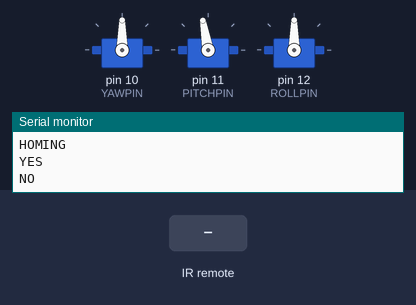
Bench run of a program on a simulated Arduino Nano, built with avr-gcc and run on an emulated ATmega328P. On the bench: 3 × servo, the last lines printed to the serial monitor. The test bench sets the inputs (shaded band). Random numbers use the default seed unless the program sets one.

Above: at 3.7 s.
3.8 s: infrared code 0x5A received
At 3.88 s:
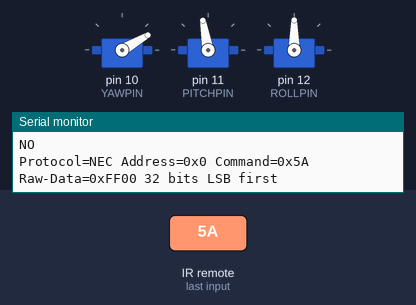
5.4 s: infrared code 0x1C received
At 5.49 s:
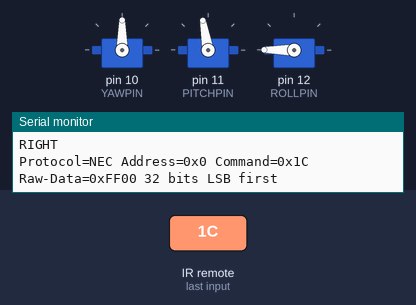
7.0 s: infrared code 0x8 received
At 7.08 s:
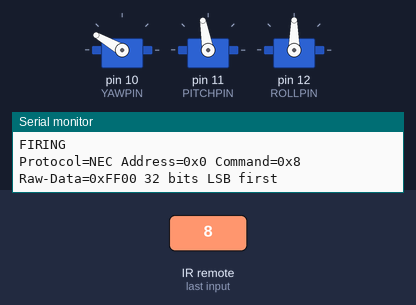
8.6 s: infrared code 0x18 received
At 9.8 s:
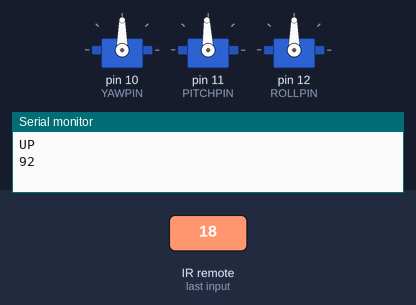
10.1 s: infrared code 0x8 received
At 10.19 s:
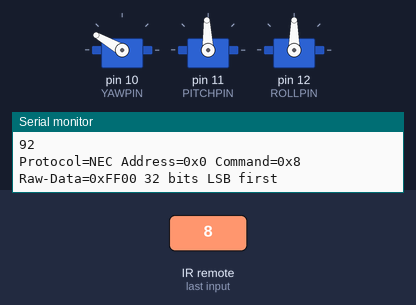
11.7 s: infrared code 0x5A received
At 12.9 s:
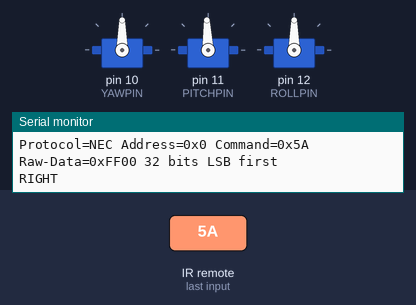
Timing chart, 0 to 14.3 s (numbered marks = the images above; inputs shaded):
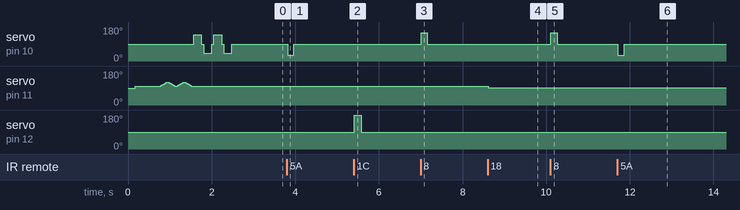

The program:

main.cpp
```cpp
// (licence header left out)
//////////////////////////////////////////////////
              //  LIBRARIES  //
//////////////////////////////////////////////////
#include <Arduino.h>
#include <Servo.h>
#include "PinDefinitionsAndMore.h" // Define macros for input and output pin etc.
#include <IRremote.hpp>


#define DECODE_NEC  //defines the type of IR transmission to decode based on the remote. See IRremote library for examples on how to decode other types of remote

/*
** if you want to add other remotes (as long as they're on the same protocol above):
** press the desired button and look for a hex code similar to those below (ex: 0x11)
** then add a new line to #define newCmdName 0x11,
** and add a case to the switch statement like case newCmdName:
** this will let you add new functions to buttons on other remotes!
** the best remotes to try are cheap LED remotes, some TV remotes, and some garage door openers
*/

//defines the specific command code for each button on the remote
#define left 0x8
#define right 0x5A
// These two may need to be swapped depending on how you installed your servo
#define up 0x18   // 0x52
#define down 0x52 // 0x18
//
#define ok 0x1C
#define cmd1 0x45
#define cmd2 0x46
#define cmd3 0x47
#define cmd4 0x44
#define cmd5 0x40
#define cmd6 0x43
#define cmd7 0x7
#define cmd8 0x15
#define cmd9 0x9
#define cmd0 0x19
#define star 0x16
#define hashtag 0xD

//////////////////////////////////////////////////
          //  PINS AND PARAMETERS  //
//////////////////////////////////////////////////
#define YAWPIN 10 //defines the pin for the YAW servo
#define PITCHPIN 11 //defines the pin for the PITCH servo
#define ROLLPIN 12 //defines the pin for the ROLL servo

//this is where we store global variables!
Servo yawServo; //names the servo responsible for YAW rotation, 360 spin around the base
Servo pitchServo; //names the servo responsible for PITCH rotation, up and down tilt
Servo rollServo; //names the servo responsible for ROLL rotation, spins the barrel to fire darts

int yawServoVal; //initialize variables to store the current value of each servo
int pitchServoVal = 100;
int rollServoVal;

int pitchMoveSpeed = 8; //this variable is the angle added to the pitch servo to control how quickly the PITCH servo moves - try values between 3 and 10
int yawMoveSpeed = 60; //this variable is the speed controller for the continuous movement of the YAW servo motor. It is added or subtracted from the yawStopSpeed, so 0 would mean full speed rotation in one direction, and 180 means full rotation in the other. Try values between 10 and 90;
int yawStopSpeed = 90; //value to stop the yaw motor - keep this at 90
int rollMoveSpeed = 90; //this variable is the speed controller for the continuous movement of the ROLL servo motor. It is added or subtracted from the rollStopSpeed, so 0 would mean full speed rotation in one direction, and 180 means full rotation in the other. Keep this at 90 for best performance / highest torque from the roll motor when firing.
int rollStopSpeed = 90; //value to stop the roll motor - keep this at 90

int yawPrecision = 150; // this variable represents the time in milliseconds that the YAW motor will remain at it's set movement speed. Try values between 50 and 500 to start (500 milliseconds = 1/2 second)
int rollPrecision = 158; // this variable represents the time in milliseconds that the ROLL motor with remain at it's set movement speed. If this ROLL motor is spinning more or less than 1/6th of a rotation when firing a single dart (one call of the fire(); command) you can try adjusting this value down or up slightly, but it should remain around the stock value (160ish) for best results.

int pitchMax = 135; // this sets the maximum angle of the pitch servo to prevent it from crashing, it should remain below 180, and be greater than the pitchMin
int pitchMin = 60; // this sets the minimum angle of the pitch servo to prevent it from crashing, it should remain above 0, and be less than the pitchMax

void shakeHeadYes(int moves = 3);
void shakeHeadNo(int moves = 3);
void homeServos(void);
void rightMove(int moves);
void leftMove(int moves);
void upMove(int moves);
void downMove(int moves);
void fire(void);
void fireAll(void);
void fireBurst(int darts);
void randomMoveAndFire(void);


//////////////////////////////////////////////////
              //  S E T U P  //
//////////////////////////////////////////////////
void setup() {
    Serial.begin(9600); // initializes the Serial communication between the computer and the microcontroller

    yawServo.attach(YAWPIN); //attach YAW servo to pin 10
    pitchServo.attach(PITCHPIN); //attach PITCH servo to pin 11
    rollServo.attach(ROLLPIN); //attach ROLL servo to pin 12

    // Just to know which program is running on my microcontroller
    Serial.println(F("START " __FILE__ " from " __DATE__ "\r\nUsing library version " VERSION_IRREMOTE));

    // Start the receiver and if not 3. parameter specified, take LED_BUILTIN pin from the internal boards definition as default feedback LED
    IrReceiver.begin(9, ENABLE_LED_FEEDBACK);

    Serial.print(F("Ready to receive IR signals of protocols: "));
    printActiveIRProtocols(&Serial);
    Serial.println(F("at pin " STR(9)));


    homeServos(); //set servo motors to home position
    delay(500);
    shakeHeadYes(2);
    shakeHeadNo(2);
}

////////////////////////////////////////////////
              //  L O O P  //
////////////////////////////////////////////////

void loop() {

    /*
    * Check if received data is available and if yes, try to decode it.
    */
    if (IrReceiver.decode()) {

        /*
        * Print a short summary of received data
        */
        IrReceiver.printIRResultShort(&Serial);
        IrReceiver.printIRSendUsage(&Serial);
        if (IrReceiver.decodedIRData.protocol == UNKNOWN) { //command garbled or not recognized
            Serial.println(F("Received noise or an unknown (or not yet enabled) protocol - if you wish to add this command, define it at the top of the file with the hex code printed below (ex: 0x8)"));
            // We have an unknown protocol here, print more info
            IrReceiver.printIRResultRawFormatted(&Serial, true);
        }
        Serial.println();

        /*
        * !!!Important!!! Enable receiving of the next value,
        * since receiving has stopped after the end of the current received data packet.
        */
        IrReceiver.resume(); // Enable receiving of the next value


        /*
        * Finally, check the received data and perform actions according to the received command
        */

        switch(IrReceiver.decodedIRData.command){ //this is where the commands are handled

            case up://pitch up
              upMove(1);
              break;

            case down://pitch down
              downMove(1);
              break;

            case left://fast counterclockwise rotation
              leftMove(1);
              break;

            case right://fast clockwise rotation
              rightMove(1);
              break;

            case ok: //firing routine
              fire();
              //Serial.println("FIRE");
              break;
            case hashtag:
              randomMoveAndFire();
              break;

            case star:
              fireAll();
              delay(50);
              break;

        }
    }
    delay(5);
}


void shakeHeadYes(int moves) {
      Serial.println("YES");
    int startAngle = pitchServoVal; // Current position of the pitch servo
    // int lastAngle = pitchServoVal;
    int nodAngle = startAngle + 20; // Angle for nodding motion

    for (int i = 0; i < moves; i++) { // Repeat nodding motion three times
        // Nod up
        for (int angle = startAngle; angle <= nodAngle; angle++) {
            pitchServo.write(angle);
            delay(7); // Adjust delay for smoother motion
        }
        delay(50); // Pause at nodding position
        // Nod down
        for (int angle = nodAngle; angle >= startAngle; angle--) {
            pitchServo.write(angle);
            delay(7); // Adjust delay for smoother motion
        }
        delay(50); // Pause at starting position
    }
}

void shakeHeadNo(int moves) {
    Serial.println("NO");
    // int startAngle = pitchServoVal; // Current position of the pitch servo
    // int lastAngle = pitchServoVal;
    // int nodAngle = startAngle + 60; // Angle for nodding motion

    for (int i = 0; i < moves; i++) { // Repeat nodding motion three times
        // rotate right, stop, then rotate left, stop
        yawServo.write(140);
        delay(190); // Adjust delay for smoother motion
        yawServo.write(yawStopSpeed);
        delay(50);
        yawServo.write(40);
        delay(190); // Adjust delay for smoother motion
        yawServo.write(yawStopSpeed);
        delay(50); // Pause at starting position
    }
}

void leftMove(int moves){
    for (int i = 0; i < moves; i++){
        yawServo.write(yawStopSpeed + yawMoveSpeed); // adding the servo speed = 180 (full counterclockwise rotation speed)
        delay(yawPrecision); // stay rotating for a certain number of milliseconds
        yawServo.write(yawStopSpeed); // stop rotating
        delay(5); //delay for smoothness
        Serial.println("LEFT");
  }

}


void rightMove(int moves){ // function to move right
  for (int i = 0; i < moves; i++){
      yawServo.write(yawStopSpeed - yawMoveSpeed); //subtracting the servo speed = 0 (full clockwise rotation speed)
      delay(yawPrecision);
      yawServo.write(yawStopSpeed);
      delay(5);
      Serial.println("RIGHT");
  }
}

void upMove(int moves){
  for (int i = 0; i < moves; i++){
      if(pitchServoVal > pitchMin){//make sure the servo is within rotation limits (greater than 10 degrees by default)
        pitchServoVal = pitchServoVal - pitchMoveSpeed; //decrement the current angle and update
        pitchServo.write(pitchServoVal);
        delay(50);
        Serial.println("UP");
        Serial.println(pitchServoVal);
      }
  }
}

void downMove (int moves){
  for (int i = 0; i < moves; i++){
        if(pitchServoVal < pitchMax){ //make sure the servo is within rotation limits (less than 175 degrees by default)
        pitchServoVal = pitchServoVal + pitchMoveSpeed;//increment the current angle and update
        pitchServo.write(pitchServoVal);
        delay(50);
        Serial.println("DOWN");
        Serial.println(pitchServoVal);
      }
  }
}

void randomMoveAndFire() {
  Serial.println("RANDOM POSITION AND FIRE...");
  int pitchServoVal = int(random(pitchMin,pitchMax));
  pitchServo.write(pitchServoVal);
  delay(50);

  // int yawPos = int(random(0,180));
  // yawServo.write(yawPos);
  pitchServo.write(100); // set PITCH servo to 100 degree position
  delay(100);
  int pitchmove = random(-5, 5);
  if (pitchmove < 0)
  {
    upMove(pitchmove);
  }
  else
  {
    downMove(abs(pitchmove));
  }

  leftMove(random(1, 10));
  rightMove(random(1, 10));

  delay(50);

  if (random(0, 5) == 1)
  {
    fireBurst(3);
  }
  else
  {
    fire();
  }
}

/**
 * fire does xyz
 */
void fire() { //function for firing a single dart
    rollServo.write(rollStopSpeed + rollMoveSpeed);//start rotating the servo
    delay(rollPrecision);//time for approximately 60 degrees of rotation
    rollServo.write(rollStopSpeed);//stop rotating the servo
    delay(5); //delay for smoothness
    Serial.println("FIRING");
}

void fireBurst(int darts)
{                                                 // function to fire a burst of darts
  rollServo.write(rollStopSpeed + rollMoveSpeed); // start rotating the servo
  delay(rollPrecision * darts);                   // time for 360 degrees of rotation
  rollServo.write(rollStopSpeed);                 // stop rotating the servo
  delay(5);                                       // delay for smoothness
  Serial.print("FIRING ");
  Serial.print(darts);
  Serial.println(" DARTS");
}

void fireAll()
{               // function to fire all 6 darts at once
  fireBurst(6); // fire all 6 darts
  Serial.println("FIRING ALL");
}

void homeServos(){
    yawServo.write(yawStopSpeed); //setup YAW servo to be STOPPED (90)
    delay(20);
    rollServo.write(rollStopSpeed); //setup ROLL servo to be STOPPED (90)
    delay(100);
    pitchServo.write(100); //set PITCH servo to 100 degree position
    delay(100);
    pitchServoVal = 100; // store the pitch servo value
    Serial.println("HOMING");
}
```

Source omitted: PinDefinitionsAndMore.h (11685 bytes)

Measured:
- after the input at 3.8 s, servo on pin 10 (YAWPIN): 90° → 30° at once, → 90° 0.15 s later
- after the input at 5.4 s, servo on pin 12 (ROLLPIN): 90° → 180° at once, → 90° 0.16 s later
- after the input at 7.0 s, servo on pin 10 (YAWPIN): 90° → 150° at once, → 90° 0.15 s later
- after the input at 8.6 s, servo on pin 11 (PITCHPIN): 100° → 92° at once
- after the input at 10.1 s, servo on pin 10 (YAWPIN): 90° → 150° at once, → 90° 0.15 s later
- after the input at 11.7 s, servo on pin 10 (YAWPIN): 90° → 30° at once, → 90° 0.15 s later
